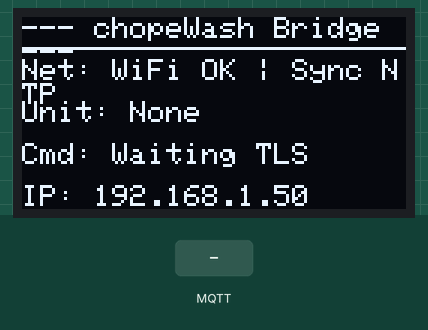
A sketch run on a simulated ESP32. On the bench: 128×64 one-colour display. The test bench sets the inputs (shaded band). WiFi joins after 1.5 s; servers stay silent unless stated; the local clock reads 2024-03-15 10:24:30 at power-on unless the sketch sets it; no MQTT or app messages arrive unless stated; nothing arrives over Bluetooth unless stated; what the sketch prints to the serial monitor is not drawn.

Above: at 2.7 s.
2.8 s: MQTT message "1" arrives on the first subscribed topic
At 4.0 s:
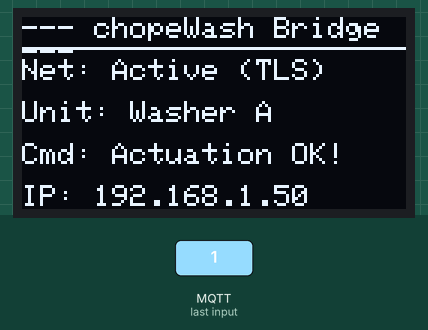
4.3 s: MQTT message "1" arrives on the third subscribed topic
At 5.2 s:
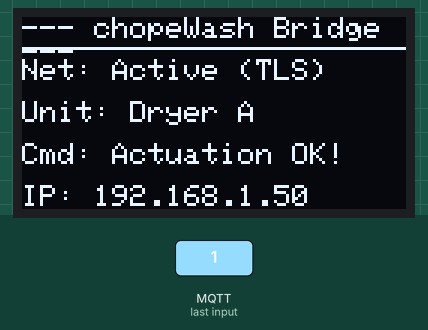
5.8 s: MQTT message "on" arrives on the first subscribed topic
At 5.83 s:
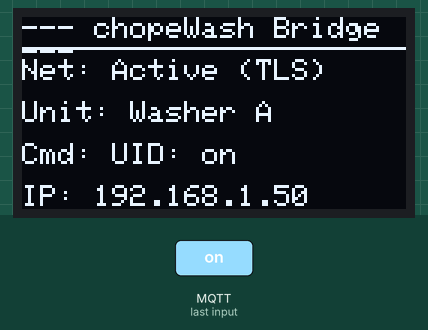
7.3 s: MQTT message "on" arrives on the third subscribed topic
At 7.33 s:
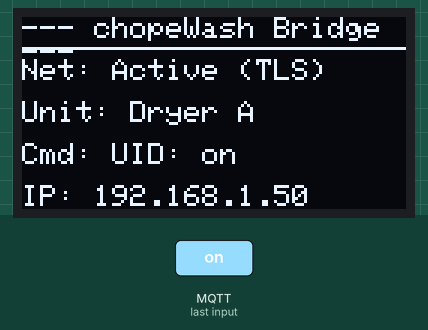
8.8 s: MQTT message "off" arrives on the first subscribed topic
At 8.83 s:
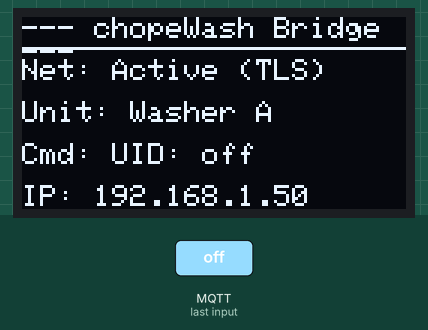
10.3 s: MQTT message "1" arrives on the second subscribed topic
At 11.0 s:
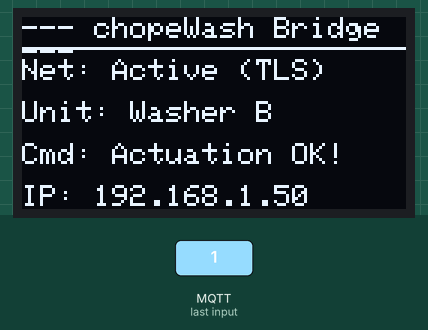
Timing chart, 0 to 12.8 s (numbered marks = the images above; inputs shaded):
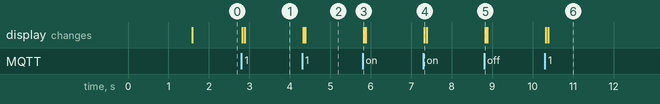

Measured:
- after the input at 2.8 s, the display: first changes at once (image 1 shows a later state)
- after the input at 4.3 s, the display: first changes at once (image 2 shows a later state)
- after the input at 5.8 s, the display: changes at once (image 3)
- after the input at 7.3 s, the display: changes at once (image 4)
- after the input at 8.8 s, the display: changes at once (image 5)
- after the input at 10.3 s, the display: first changes at once (image 6 shows a later state)

The sketch:

chopeWash_ESP32.ino
```cpp
#include <WiFi.h>
#include <PubSubClient.h>
#include <WiFiClientSecure.h>
#include <BLEDevice.h>
#include <BLEUtils.h>
#include <BLEClient.h>
#include <time.h>

#include "secrets.h"

#if USE_ENTERPRISE_WIFI
#include "esp_wpa2.h"
#endif

#include <Wire.h>
#include <Adafruit_GFX.h>
#include <Adafruit_SSD1306.h>

#define SCREEN_WIDTH 128
#define SCREEN_HEIGHT 64
#define OLED_RESET    -1
#define SCREEN_ADDRESS 0x3C  // Default I2C address for 0.96" OLED (try 0x3D if blank)

Adafruit_SSD1306 display(SCREEN_WIDTH, SCREEN_HEIGHT, &Wire, OLED_RESET);
// Global status strings
String oledStatus = "Booting...";
String oledCommand = "None";
String oledMachine = "Idle";

void updateOLED(String status, String machine, String cmd) {
  oledStatus = status;
  oledMachine = machine;
  oledCommand = cmd;

  display.clearDisplay();
  display.setTextColor(SSD1306_WHITE);

  // Header Title
  display.setTextSize(1);
  display.setCursor(0, 0);
  display.print("--- chopeWash Bridge ---");
  display.drawLine(0, 10, 127, 10, SSD1306_WHITE);

  // Wi-Fi / Broker Status
  display.setCursor(0, 14);
  display.print("Net: ");
  display.println(oledStatus);

  // Machine Actuated
  display.setCursor(0, 28);
  display.print("Unit: ");
  display.println(oledMachine);

  // Last Command / Feedback
  display.setCursor(0, 42);
  display.print("Cmd: ");
  display.println(oledCommand);

  // IP Address footprint at bottom
  display.setCursor(0, 56);
  if (WiFi.status() == WL_CONNECTED) {
    display.print("IP: ");
    display.println(WiFi.localIP().toString());
  } else {
    display.println("IP: Disconnected");
  }

  display.display();
}

// ==========================================
// ADAFRUIT IO & MQTT CONFIGURATION
// ==========================================
const char* mqtt_server    = "io.adafruit.com";
const int   mqtt_port      = 8883;
const char* IO_USERNAME    = SECRET_IO_USER;
const char* IO_KEY         = SECRET_IO_KEY;
const char* feedback_topic = SECRET_IO_USER "/feeds/chopewash-feedback";

// ==========================================
// CRYPTOGRAPHIC TRUST ANCHOR (DigiCert Global Root G2)
// ==========================================
const char* adafruit_ca_cert = \
"-----BEGIN CERTIFICATE-----\n" \
"MIIDjjCCAnagAwIBAgIQAzrx5qcRqaC7KGSxHQn65TANBgkqhkiG9w0BAQsFADBhMQswCQYDVQQG\n" \
"EwJVUzEVMBMGA1UEChMMRGlnaUNlcnQgSW5jMRkwFwYDVQQLExB3d3cuZGlnaWNlcnQuY29tMSAw\n" \
"HgYDVQQDExdEaWdpQ2VydCBHbG9iYWwgUm9vdCBHMjAeFw0xMzA4MDExMjAwMDBaFw0zODAxMTUx\n" \
"MjAwMDBaMGExCzAJBgNVBAYTAlVTMRUwEwYDVQQKEwxEaWdpQ2VydCBJbmMxGTAXBgNVBAsTEHd3\n" \
"dy5kaWdpY2VydC5jb20xIDAeBgNVBAMTF0RpZ2lDZXJ0IEdsb2JhbCBSb290IEcyMIIBIjANBgkq\n" \
"hkiG9w0BAQEFAAOCAQ8AMIIBCgKCAQEAuzfNNNx7a8myaJCtSnX/RrohCgiN9RlUyfuI2/Ou8jqJ\n" \
"kTx65qsGGmvPrC3oXgkkRLpimn7Wo6h+4FR1IAWsULecYxpsMNzaHxmx1x7e/dfgy5SDN67sH0NO\n" \
"3Xss0r0upS/kqbitOtSZpLYl6ZtrAGCSYP9PIUkY92eQq2EGnI/yuum06ZIya7XzV+hdG82MHauV\n" \
"BJVJ8zUtluNJbd134/tJS7SsVQepj5WztCO7TG1F8PapspUwtP1MVYwnSlcUfIKdzXOS0xZKBgyM\n" \
"UNGPHgm+F6HmIcr9g+UQvIOlCsRnKPZzFBQ9RnbDhxSJITRNrw9FDKZJobq7nMWxM4MphQIDAQAB\n" \
"o0IwQDAPBgNVHRMBAf8EBTADAQH/MA4GA1UdDwEB/wQEAwIBhjAdBgNVHQ4EFgQUTiJUIBiV5uNu\n" \
"5g/6+rkS7QYXjzkwDQYJKoZIhvcNAQELBQADggEBAGBnKJRvDkhj6zHd6mcY1Yl9PMWLSn/pvtsr\n" \
"F9+wX3N3KjITOYFnQoQj8kVnNeyIv/iPsGEMNKSuIEyExtv4NeF22d+mQrvHRAiGfzZ0JFrabA0U\n" \
"WTW98kndth/Jsw1HKj2ZL7tcu7XUIOGZX1NGFdtom/DzMNU+MeKNhJ7jitralj41E6Vf8PlwUHBH\n" \
"QRFXGU7Aj64GxJUTFy8bJZ918rGOmaFvE7FBcf6IKshPECBV1/MUReXgRPTqh5Uykw7+U0b6LJ3/\n" \
"iyK5S9kJRaTepLiaWN0bfVKfjllDiIGknibVb63dDcY3fe0Dkhvld1927jyNxF1WW6LZZm6zNTfl\n" \
"MrY=\n" \
"-----END CERTIFICATE-----\n";

// ==========================================
// SWITCHBOT BLE PROTOCOL
// ==========================================
static BLEUUID switchBotServiceUUID("cba20d00-224d-11e6-9fb8-0002a5d5c51b");
static BLEUUID switchBotCharUUID("cba20002-224d-11e6-9fb8-0002a5d5c51b");
const uint8_t SWITCHBOT_PRESS_CMD[] = {0x57, 0x01, 0x00};

WiFiClientSecure secureClient;
PubSubClient mqttClient(secureClient);

void syncNTPTime() {
  Serial.print("Syncing clock via SNTP for TLS validation");
  configTime(8 * 3600, 0, "pool.ntp.org", "time.google.com");

  time_t now = time(nullptr);
  int retry = 0;
  while (now < 100000 && retry < 30) {
    delay(500);
    Serial.print(".");
    now = time(nullptr);
    retry++;
  }

  if (now > 100000) {
    Serial.println("\nClock successfully synced!");
    struct tm timeinfo;
    gmtime_r(&now, &timeinfo);
    Serial.print("Current UTC Time: ");
    Serial.println(asctime(&timeinfo));
  } else {
    Serial.println("\nWarning: SNTP sync timed out. TLS temporal validation may fail.");
  }
}

bool triggerSwitchBot(const char* macStr) {
  BLEAddress pAddress(macStr, BLE_ADDR_TYPE_RANDOM);
  BLEClient* pClient = BLEDevice::createClient();

  if (!pClient->connect(pAddress)) {
    Serial.println("Failed to connect to SwitchBot BLE");
    delete pClient;
    return false;
  }

  BLERemoteService* pRemoteService = pClient->getService(switchBotServiceUUID);
  if (pRemoteService == nullptr) {
    pClient->disconnect();
    delete pClient;
    return false;
  }

  BLERemoteCharacteristic* pRemoteChar = pRemoteService->getCharacteristic(switchBotCharUUID);
  if (pRemoteChar == nullptr) {
    pClient->disconnect();
    delete pClient;
    return false;
  }

  pRemoteChar->writeValue((uint8_t*)SWITCHBOT_PRESS_CMD, sizeof(SWITCHBOT_PRESS_CMD), true);
  Serial.println("SwitchBot Actuated Successfully!");

  delay(400);
  pClient->disconnect();
  delete pClient;
  return true;
}

void mqttCallback(char* topic, byte* payload, unsigned int length) {
  String topicStr = String(topic);
  topicStr.toLowerCase(); // Prevents case-mismatch between Python and C++

  String userId = "";
  for (unsigned int i = 0; i < length; i++) {
    userId += (char)payload[i];
  }

  String targetMachine = "Unknown";
  if (topicStr.endsWith("washera")) targetMachine = "Washer A";
  else if (topicStr.endsWith("washerb")) targetMachine = "Washer B";
  else if (topicStr.endsWith("dryera")) targetMachine = "Dryer A";
  else if (topicStr.endsWith("dryerb")) targetMachine = "Dryer B";

  // Reflect command received on OLED
  updateOLED("Active (TLS)", targetMachine, "UID: " + userId);

  Serial.println("Inbound command on: " + topicStr + " for UID: " + userId);
  String replyMsg = "";

  if (topicStr.endsWith("washera") || topicStr.endsWith("chopewash-washer-a")) {
    if (triggerSwitchBot(MAC_WASHER_A)) replyMsg = userId + ":✅ Washer A started successfully!";
    else replyMsg = userId + ":❌ Error: Could not actuate Washer A.";
  }
  else if (topicStr.endsWith("washerb") || topicStr.endsWith("chopewash-washer-b")) {
    if (triggerSwitchBot(MAC_WASHER_B)) replyMsg = userId + ":✅ Washer B started successfully!";
    else replyMsg = userId + ":❌ Error: Could not actuate Washer B.";
  }
  else if (topicStr.endsWith("dryera") || topicStr.endsWith("chopewash-dryer-a")) {
    if (triggerSwitchBot(MAC_DRYER_A)) replyMsg = userId + ":✅ Dryer A started successfully!";
    else replyMsg = userId + ":❌ Error: Could not actuate Dryer A.";
  }
  else if (topicStr.endsWith("dryerb") || topicStr.endsWith("chopewash-dryer-b")) {
    if (triggerSwitchBot(MAC_DRYER_B)) replyMsg = userId + ":✅ Dryer B started successfully!";
    else replyMsg = userId + ":❌ Error: Could not actuate Dryer B.";
  }
  updateOLED("Active (TLS)", targetMachine, "UID: " + userId);

 if (replyMsg.length() > 0) {
    mqttClient.publish(feedback_topic, replyMsg.c_str());
    updateOLED("Active (TLS)", targetMachine, "Actuation OK!");
  }
}

void setup() {
  Serial.begin(115200);

  // Initialize I2C OLED
  if (!display.begin(SSD1306_SWITCHCAPVCC, SCREEN_ADDRESS)) {
    Serial.println("SSD1306 allocation failed. Check I2C wiring.");
  } else {
    display.clearDisplay();
    updateOLED("Connecting WiFi...", "None", "Standby");
  }

  BLEDevice::init("ESP32_Laundry_Bridge");

  WiFi.disconnect(true);
  WiFi.mode(WIFI_STA);

#if USE_ENTERPRISE_WIFI
  // --- CAMPUS WPA2-ENTERPRISE BOOT ---
  Serial.print("Connecting to Enterprise Network (" EAP_SSID ")");
  esp_wifi_sta_wpa2_ent_set_identity((uint8_t *)EAP_IDENTITY, strlen(EAP_IDENTITY));
  esp_wifi_sta_wpa2_ent_set_username((uint8_t *)EAP_USERNAME, strlen(EAP_USERNAME));
  esp_wifi_sta_wpa2_ent_set_password((uint8_t *)EAP_PASSWORD, strlen(EAP_PASSWORD));
  esp_wifi_sta_wpa2_ent_enable();
  WiFi.begin(EAP_SSID);
#else
  // --- HOME WPA2-PERSONAL BOOT ---
  Serial.print("Connecting to Home Wi-Fi (" HOME_SSID ")");
  WiFi.begin(HOME_SSID, HOME_PASSWORD);
#endif

  while (WiFi.status() != WL_CONNECTED) {
    delay(500);
    Serial.print(".");
  }
  updateOLED("WiFi OK | Sync NTP", "None", "Waiting TLS");
  Serial.println("\nWi-Fi Connected! IP: " + WiFi.localIP().toString());

  // 1. Sync clock for X.509 date validity checks
  syncNTPTime();

  // 2. Load Root CA trust anchor
  secureClient.setCACert(adafruit_ca_cert);

  mqttClient.setServer(mqtt_server, mqtt_port);
  mqttClient.setCallback(mqttCallback);
}

void loop() {
  if (!mqttClient.connected()) {
    while (!mqttClient.connected()) {
      Serial.print("Connecting to Adafruit IO over verified TLS...");

      if (mqttClient.connect("ESP32_Chope_Client", IO_USERNAME, IO_KEY)) {
        Serial.println(" Connected & Verified!");
        mqttClient.subscribe(SECRET_IO_USER "/feeds/washera");
        mqttClient.subscribe(SECRET_IO_USER "/feeds/washerb");
        mqttClient.subscribe(SECRET_IO_USER "/feeds/dryera");
        mqttClient.subscribe(SECRET_IO_USER "/feeds/dryerb");
      } else {
        Serial.print(" Handshake Failed (rc=");
        Serial.print(mqttClient.state());
        Serial.print("). Free Heap: ");
        Serial.print(ESP.getFreeHeap());

        char errBuf[128];
        secureClient.lastError(errBuf, sizeof(errBuf));
        Serial.print(" | SSL Error: ");
        Serial.println(errBuf);

        delay(5000);
      }
    }
  }
  mqttClient.loop();
}
```

secrets_example.h
```cpp
#pragma once

// --- Network Selector (1 = NUS_STU Enterprise, 0 = Home Personal) ---
#define USE_ENTERPRISE_WIFI 0

// --- Home Wi-Fi Credentials ---
#define HOME_SSID       "INSERT"
#define HOME_PASSWORD   "INSERT"

// --- Campus Enterprise Credentials ---
#define EAP_SSID        "INSERT"
#define EAP_IDENTITY    "INSERT"
#define EAP_USERNAME    "INSERT"
#define EAP_PASSWORD    "INSERT"

// --- Adafruit IO Credentials ---
#define SECRET_IO_USER  "INSERT"
#define SECRET_IO_KEY   "INSERT"

// --- SwitchBot Target Hardware MAC Addresses ---
#define MAC_WASHER_A    "AA:BB:CC:11:22:33"
#define MAC_WASHER_B    "AA:BB:CC:44:55:66"
#define MAC_DRYER_A     "AA:BB:CC:77:88:99"
#define MAC_DRYER_B     "AA:BB:CC:AA:BB:CC"
```
